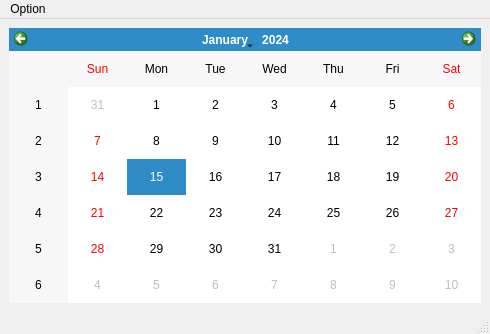
<?xml version="1.0" encoding="UTF-8"?>
<ui version="4.0">
 <class>MainWindow</class>
 <widget class="QMainWindow" name="MainWindow">
  <property name="geometry">
   <rect>
    <x>0</x>
    <y>0</y>
    <width>490</width>
    <height>334</height>
   </rect>
  </property>
  <property name="windowTitle">
   <string>MainWindow</string>
  </property>
  <widget class="QWidget" name="centralwidget">
   <layout class="QHBoxLayout" name="horizontalLayout">
    <item>
     <widget class="QCalendarWidget" name="calendarWidget">
      <property name="locale">
       <locale language="English" country="UnitedStates"/>
      </property>
      <property name="minimumDate">
       <date>
        <year>1900</year>
        <month>9</month>
        <day>14</day>
       </date>
      </property>
      <property name="maximumDate">
       <date>
        <year>2100</year>
        <month>12</month>
        <day>31</day>
       </date>
      </property>
     </widget>
    </item>
   </layout>
  </widget>
  <widget class="QMenuBar" name="menubar">
   <property name="geometry">
    <rect>
     <x>0</x>
     <y>0</y>
     <width>490</width>
     <height>22</height>
    </rect>
   </property>
   <widget class="QMenu" name="menuOption">
    <property name="title">
     <string>Option</string>
    </property>
    <addaction name="actionClose"/>
   </widget>
   <addaction name="menuOption"/>
  </widget>
  <widget class="QStatusBar" name="statusbar"/>
  <action name="actionClose">
   <property name="text">
    <string>Close</string>
   </property>
   <property name="shortcut">
    <string>Ctrl+Esc</string>
   </property>
  </action>
 </widget>
 <resources/>
 <connections/>
</ui>
